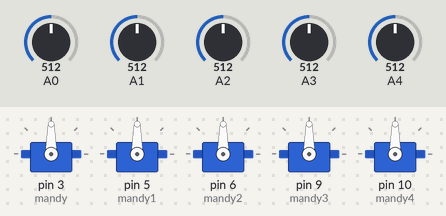
Simulated run of this sketch. Board: Arduino Uno, built with avr-gcc and run on an emulated ATmega328P. On the bench: 5 × servo. Inputs (shaded band) come from the test bench; at power-on: A0 = 512, A1 = 512, A2 = 512, A3 = 512, A4 = 512.

Above: at 1.2 s.
1.3 s: A0 set to 716
At 2.5 s:
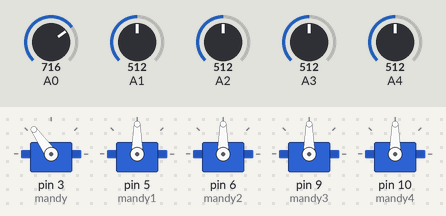
2.8 s: A1 set to 716
At 3.8 s:
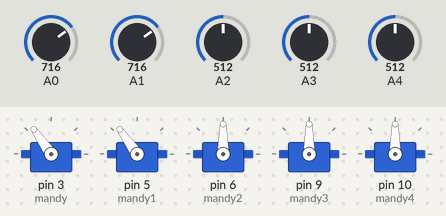
4.3 s: A2 set to 716
At 5.0 s:
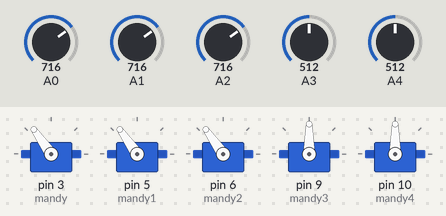
5.8 s: A3 set to 716
At 6.3 s:
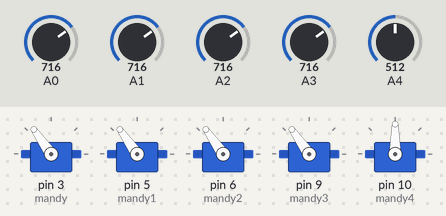
7.3 s: A4 set to 716
At 8.1 s:
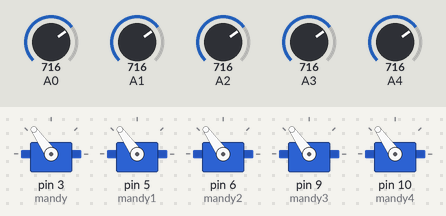
8.8 s: A0 set to 992
At 9.3 s:
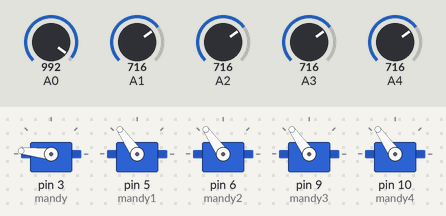
Timing chart, 0 to 11.3 s (numbered marks = the images above; inputs shaded):
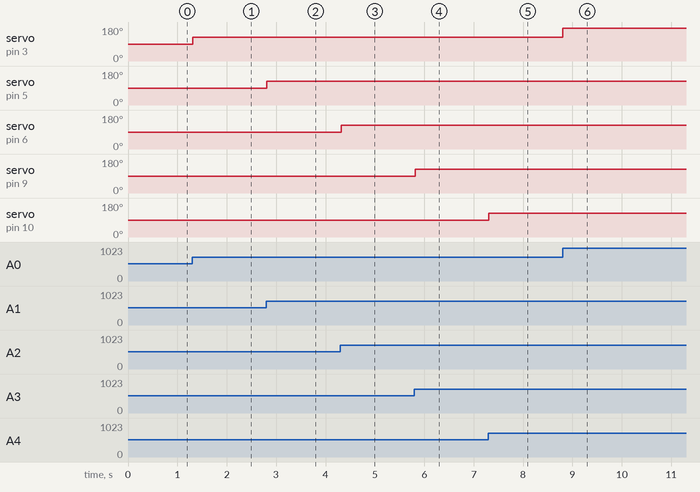

The sketch:

wired_hand.ino
```cpp
#include <Servo.h>
Servo mandy;
Servo mandy1;
Servo mandy2;
Servo mandy3;
Servo mandy4;
int val,val1,val2,val3,val4;

void setup() {
  // put your setup code here, to run once:
mandy.attach(3);
mandy1.attach(5);
mandy2.attach(6);
mandy3.attach(9);
mandy4.attach(10);
}

void loop() {
  // put your main code here, to run repeatedly:
val=analogRead(A0);
val=map(val, 0, 1023, 0, 180);
mandy.write(val);

val1=analogRead(A1);
val1=map(val1, 0, 1023, 0, 180);
mandy1.write(val1);

val2=analogRead(A2);
val2=map(val2, 0, 1023, 0, 180);
mandy2.write(val2);

val3=analogRead(A3);
val3=map(val3, 0, 1023, 0, 180);
mandy3.write(val3);

val4=analogRead(A4);
val4=map(val4, 0, 1023, 0, 180);
mandy4.write(val4);
delay(15);
}
```

Measured:
- after the input at 1.3 s, servo on pin 3 (mandy): 90° → 125° at once
- after the input at 2.8 s, servo on pin 5 (mandy1): 90° → 125° at once
- after the input at 4.3 s, servo on pin 6 (mandy2): 90° → 125° at once
- after the input at 5.8 s, servo on pin 9 (mandy3): 90° → 125° at once
- after the input at 7.3 s, servo on pin 10 (mandy4): 90° → 125° at once
- after the input at 8.8 s, servo on pin 3 (mandy): 125° → 174° at once
